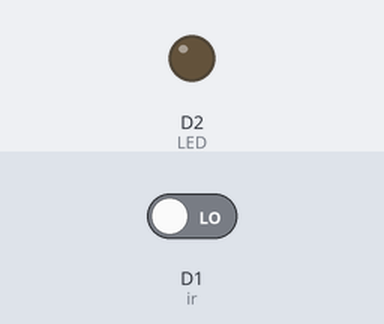
The sketch below on a simulated ESP8266 (NodeMCU). Parts: output pins drawn as LEDs (lit = HIGH). The test bench sets the inputs (shaded band); at power-on: D1 (ir) LOW. What the sketch prints to the serial monitor is not drawn.

Above: at 1.2 s.
1.3 s: D1 (ir) driven HIGH
At 1.6 s:
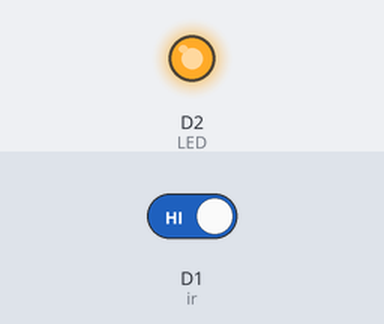
2.8 s: D1 (ir) driven LOW
At 3.9 s:
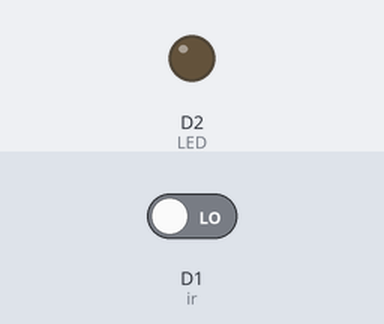
Timing chart, 0 to 5.8 s (numbered marks = the images above; inputs shaded):
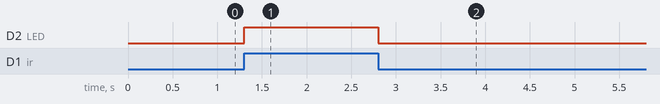

Measured:
- after the input at 1.3 s, D2 (LED): LOW → HIGH at once
- after the input at 2.8 s, D2 (LED): HIGH → LOW at once

The sketch:

sketch_aug23b.ino
```cpp
const int ir = D1;
const int LED = D2;
void setup()
{
  pinMode(ir,INPUT);
  pinMode(LED,OUTPUT);
  Serial.begin(9600);
}
void loop()
{

  int value = digitalRead(ir);
  Serial.println(value);
  if(value==1)
  {
    digitalWrite(LED, HIGH);
  }else
  digitalWrite(LED, LOW);

}
```
